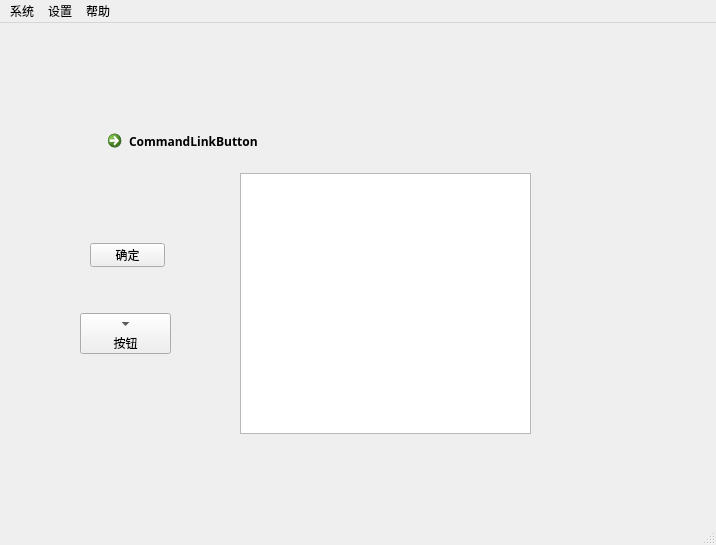
<?xml version="1.0" encoding="UTF-8"?>
<ui version="4.0">
 <class>MainWindow</class>
 <widget class="QMainWindow" name="MainWindow">
  <property name="geometry">
   <rect>
    <x>0</x>
    <y>0</y>
    <width>716</width>
    <height>545</height>
   </rect>
  </property>
  <property name="font">
   <font>
    <family>Heiti SC</family>
   </font>
  </property>
  <property name="windowTitle">
   <string>云企服务管理系统</string>
  </property>
  <property name="windowIcon">
   <iconset resource="resources.qrc">
    <normaloff>:/root/resources/image/title_main.png</normaloff>:/root/resources/image/title_main.png</iconset>
  </property>
  <property name="windowOpacity">
   <double>1.000000000000000</double>
  </property>
  <widget class="QWidget" name="centralwidget">
   <widget class="QTextEdit" name="textEdit">
    <property name="geometry">
     <rect>
      <x>240</x>
      <y>150</y>
      <width>291</width>
      <height>261</height>
     </rect>
    </property>
    <property name="html">
     <string>&lt;!DOCTYPE HTML PUBLIC &quot;-//W3C//DTD HTML 4.0//EN&quot; &quot;http://www.w3.org/TR/REC-html40/strict.dtd&quot;&gt;
&lt;html&gt;&lt;head&gt;&lt;meta name=&quot;qrichtext&quot; content=&quot;1&quot; /&gt;&lt;meta charset=&quot;utf-8&quot; /&gt;&lt;style type=&quot;text/css&quot;&gt;
p, li { white-space: pre-wrap; }
&lt;/style&gt;&lt;/head&gt;&lt;body style=&quot; font-family:'Heiti SC'; font-size:9pt; font-weight:400; font-style:normal;&quot;&gt;
&lt;p style=&quot;-qt-paragraph-type:empty; margin-top:0px; margin-bottom:0px; margin-left:0px; margin-right:0px; -qt-block-indent:0; text-indent:0px; font-family:'.AppleSystemUIFont'; font-size:13pt;&quot;&gt;&lt;br /&gt;&lt;/p&gt;&lt;/body&gt;&lt;/html&gt;</string>
    </property>
   </widget>
   <widget class="QPushButton" name="pushButton">
    <property name="geometry">
     <rect>
      <x>90</x>
      <y>220</y>
      <width>75</width>
      <height>24</height>
     </rect>
    </property>
    <property name="text">
     <string>确定</string>
    </property>
    <property name="icon">
     <iconset resource="resources.qrc">
      <normaloff>:/correct/resources/image/correct_sure_1.svg</normaloff>:/correct/resources/image/correct_sure_1.svg</iconset>
    </property>
    <property name="iconSize">
     <size>
      <width>16</width>
      <height>16</height>
     </size>
    </property>
    <property name="checkable">
     <bool>true</bool>
    </property>
   </widget>
   <widget class="QToolButton" name="toolButton">
    <property name="geometry">
     <rect>
      <x>80</x>
      <y>290</y>
      <width>91</width>
      <height>41</height>
     </rect>
    </property>
    <property name="text">
     <string>按钮</string>
    </property>
    <property name="popupMode">
     <enum>QToolButton::DelayedPopup</enum>
    </property>
    <property name="toolButtonStyle">
     <enum>Qt::ToolButtonTextUnderIcon</enum>
    </property>
    <property name="autoRaise">
     <bool>false</bool>
    </property>
    <property name="arrowType">
     <enum>Qt::DownArrow</enum>
    </property>
   </widget>
   <widget class="QCommandLinkButton" name="commandLinkButton">
    <property name="geometry">
     <rect>
      <x>100</x>
      <y>100</y>
      <width>186</width>
      <height>41</height>
     </rect>
    </property>
    <property name="text">
     <string>CommandLinkButton</string>
    </property>
   </widget>
  </widget>
  <widget class="QMenuBar" name="menubar">
   <property name="geometry">
    <rect>
     <x>0</x>
     <y>0</y>
     <width>716</width>
     <height>18</height>
    </rect>
   </property>
   <widget class="QMenu" name="menu">
    <property name="font">
     <font>
      <family>Heiti SC</family>
     </font>
    </property>
    <property name="title">
     <string>设置</string>
    </property>
    <widget class="QMenu" name="menu_2">
     <property name="font">
      <font>
       <family>Heiti SC</family>
      </font>
     </property>
     <property name="title">
      <string>风格</string>
     </property>
     <addaction name="actionMacOS"/>
     <addaction name="actionWindows"/>
     <addaction name="actionFusion"/>
    </widget>
    <addaction name="menu_2"/>
    <addaction name="separator"/>
    <addaction name="action_3"/>
   </widget>
   <widget class="QMenu" name="menu_3">
    <property name="font">
     <font>
      <family>Heiti SC</family>
     </font>
    </property>
    <property name="title">
     <string>帮助</string>
    </property>
    <addaction name="action_4"/>
    <addaction name="action_5"/>
    <addaction name="action_6"/>
    <addaction name="action_7"/>
   </widget>
   <widget class="QMenu" name="menu_4">
    <property name="font">
     <font>
      <family>Heiti SC</family>
     </font>
    </property>
    <property name="title">
     <string>系统</string>
    </property>
    <addaction name="action_exit_warn"/>
    <addaction name="separator"/>
    <addaction name="action_exit"/>
   </widget>
   <addaction name="menu_4"/>
   <addaction name="menu"/>
   <addaction name="menu_3"/>
  </widget>
  <widget class="QStatusBar" name="statusbar"/>
  <action name="actionMacOS">
   <property name="text">
    <string>WindowVista</string>
   </property>
   <property name="font">
    <font>
     <family>Heiti SC</family>
    </font>
   </property>
  </action>
  <action name="actionWindows">
   <property name="text">
    <string>Windows</string>
   </property>
   <property name="font">
    <font>
     <family>Heiti SC</family>
    </font>
   </property>
  </action>
  <action name="actionFusion">
   <property name="text">
    <string>Fusion</string>
   </property>
   <property name="font">
    <font>
     <family>Heiti SC</family>
    </font>
   </property>
  </action>
  <action name="action_3">
   <property name="text">
    <string>云企切换</string>
   </property>
   <property name="font">
    <font>
     <family>Heiti SC</family>
    </font>
   </property>
  </action>
  <action name="action_4">
   <property name="text">
    <string>操作手册</string>
   </property>
   <property name="font">
    <font>
     <family>Heiti SC</family>
    </font>
   </property>
  </action>
  <action name="action_5">
   <property name="text">
    <string>注册</string>
   </property>
   <property name="font">
    <font>
     <family>Heiti SC</family>
    </font>
   </property>
  </action>
  <action name="action_6">
   <property name="text">
    <string>联系我们</string>
   </property>
   <property name="font">
    <font>
     <family>Heiti SC</family>
    </font>
   </property>
  </action>
  <action name="action_7">
   <property name="text">
    <string>关于我们</string>
   </property>
   <property name="font">
    <font>
     <family>Heiti SC</family>
    </font>
   </property>
  </action>
  <action name="action_exit">
   <property name="icon">
    <iconset resource="resources.qrc">
     <normaloff>:/exit/resources/image/exit_1.svg</normaloff>:/exit/resources/image/exit_1.svg</iconset>
   </property>
   <property name="text">
    <string>退出</string>
   </property>
   <property name="font">
    <font>
     <family>Heiti SC</family>
    </font>
   </property>
   <property name="menuRole">
    <enum>QAction::QuitRole</enum>
   </property>
  </action>
  <action name="action_exit_warn">
   <property name="checkable">
    <bool>true</bool>
   </property>
   <property name="checked">
    <bool>true</bool>
   </property>
   <property name="icon">
    <iconset resource="resources.qrc">
     <normaloff>:/bell/resources/image/bell_1.svg</normaloff>:/bell/resources/image/bell_1.svg</iconset>
   </property>
   <property name="text">
    <string>退出时发出警告</string>
   </property>
   <property name="font">
    <font>
     <family>Heiti SC</family>
    </font>
   </property>
  </action>
 </widget>
 <resources>
  <include location="resources.qrc"/>
 </resources>
 <connections/>
</ui>
